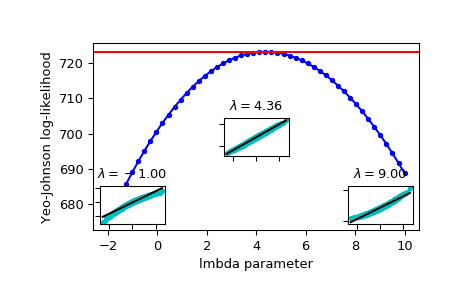

Python code for this plot:
from scipy import stats
import matplotlib.pyplot as plt
from mpl_toolkits.axes_grid1.inset_locator import inset_axes
np.random.seed(1245)

# Generate some random variates and calculate Yeo-Johnson log-likelihood
# values for them for a range of ``lmbda`` values:

x = stats.loggamma.rvs(5, loc=10, size=1000)
lmbdas = np.linspace(-2, 10)
llf = np.zeros(lmbdas.shape, dtype=float)
for ii, lmbda in enumerate(lmbdas):
    llf[ii] = stats.yeojohnson_llf(lmbda, x)

# Also find the optimal lmbda value with `yeojohnson`:

x_most_normal, lmbda_optimal = stats.yeojohnson(x)

# Plot the log-likelihood as function of lmbda.  Add the optimal lmbda as a
# horizontal line to check that that's really the optimum:

fig = plt.figure()
ax = fig.add_subplot(111)
ax.plot(lmbdas, llf, 'b.-')
ax.axhline(stats.yeojohnson_llf(lmbda_optimal, x), color='r')
ax.set_xlabel('lmbda parameter')
ax.set_ylabel('Yeo-Johnson log-likelihood')

# Now add some probability plots to show that where the log-likelihood is
# maximized the data transformed with `yeojohnson` looks closest to normal:

locs = [3, 10, 4]  # 'lower left', 'center', 'lower right'
for lmbda, loc in zip([-1, lmbda_optimal, 9], locs):
    xt = stats.yeojohnson(x, lmbda=lmbda)
    (osm, osr), (slope, intercept, r_sq) = stats.probplot(xt)
    ax_inset = inset_axes(ax, width="20%", height="20%", loc=loc)
    ax_inset.plot(osm, osr, 'c.', osm, slope*osm + intercept, 'k-')
    ax_inset.set_xticklabels([])
    ax_inset.set_yticklabels([])
    ax_inset.set_title(r'$\lambda=%1.2f$' % lmbda)

plt.show()
